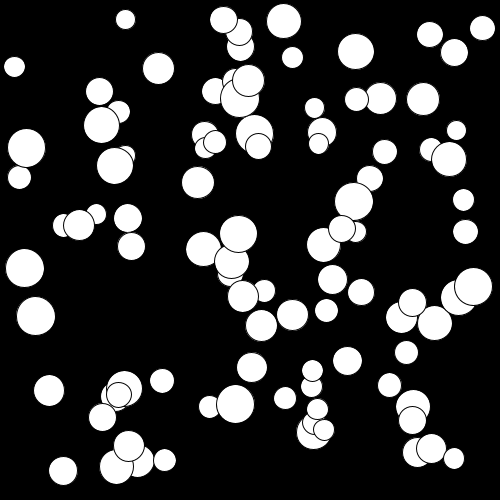
Frame 1 (no input)
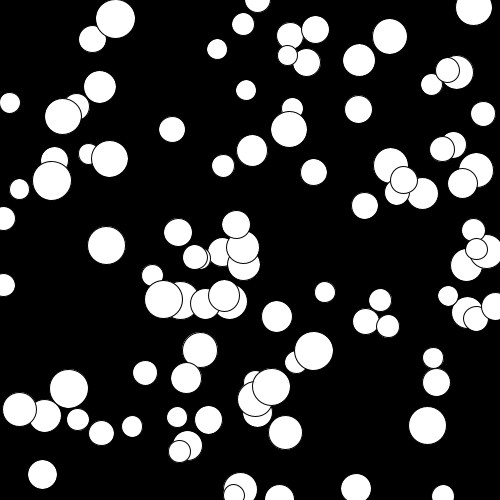
Frame 60 (the mouse pressed at the canvas centre just before this capture)
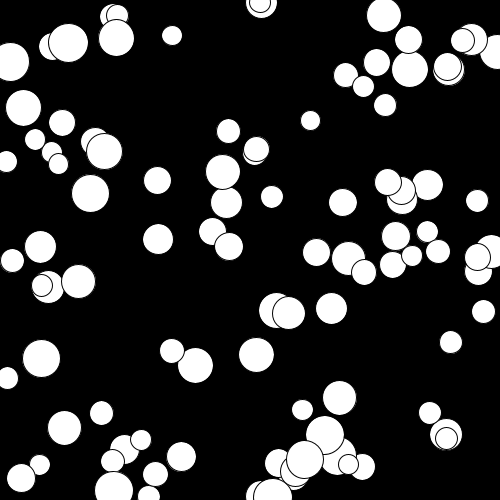
Frame 120 (the mouse held since frame 60 and released just before this capture)

The Processing sketch that drew these frames (run headless with seeded random() and noise(); from frame 60 on, the mouse is pressed at the canvas centre):

// Processing sketch: BouncingBalls
// ── BouncingBalls.pde
// In this sketch you learn how to create a group of particles which a number of
//determined elements due to its quality of being an array (for undetermined see arrylist examples).
// This particles stay within the canvas due to a conditional statement. And it movement
// and size is determined randomly with an specific set of rules. 
//See detailes explanation of each element ahead.

// Here the drawing begins


// This array determines the number of balls to be displayed
Ball[] balls = new Ball[100]; 

// Inside this function we can found the for loop to draw the balls and keep them inside 
// the canvas including the limits of each ball. 
void setup() {
  size(500, 500);


  for (int i = 0; i < balls.length; i++) {
    float radius = random(10, 20);
    float x = random(radius, width - radius);
    float y = random(radius, height - radius);
    balls[i] = new Ball(x, y, radius);
  }
}

// with these two functions (the one above and the one below) we call the class ball
// into the drawing. We call the funtions of the class with a specific structure that is 
// formed by an array, an index that calls new Ball and the functions that the class has
// exmaple:
//Ball[] balls = new Ball[100]; 
//balls[i] = new Ball(x, y, radius);
//b.draw();


void draw() {
  background(0);
  for (Ball b : balls) {
    b.draw();
    b.update();
  }
}

// ── Ball.pde
// Here the Class begins
// A class contains all the variables for an sepcific object
class Ball {
  // to review PVector watch: https://www.youtube.com/watch?v=7nTLzLf7jUg
  PVector pos, vel;
  float radius;
  // the velocity and initial position of the balls in the canvas is determined here.
  // the velocity is random between a range of (-3,3)
  Ball(float x, float y, float radius) {
    pos = new PVector(x, y);
    vel = new PVector(random(-3, 3), random(-3, 3));
    this.radius = radius;
  }

  // this function contains the conditional statemente that makes the balls move by
  //  adding velocity to their position. It also keeps them inside the canvas by refereing
  // to their position relative to the width and height of it. 
  void update() {

    pos.add(vel);

    if (pos.x>width || pos.x<0) {
      vel.x = vel.x *-1;
    }//if x

    if (pos.y>height || pos.y<0) {
      vel.y = vel.y *-1;
    }
  }

  // This function draws the balls as circles with a controlled random position and a 
  // controlled random radius determined by the variables above. 
  void draw() {
    ellipse(pos.x, pos.y, radius * 2, radius*2);
  }
}

// Here the class ends
